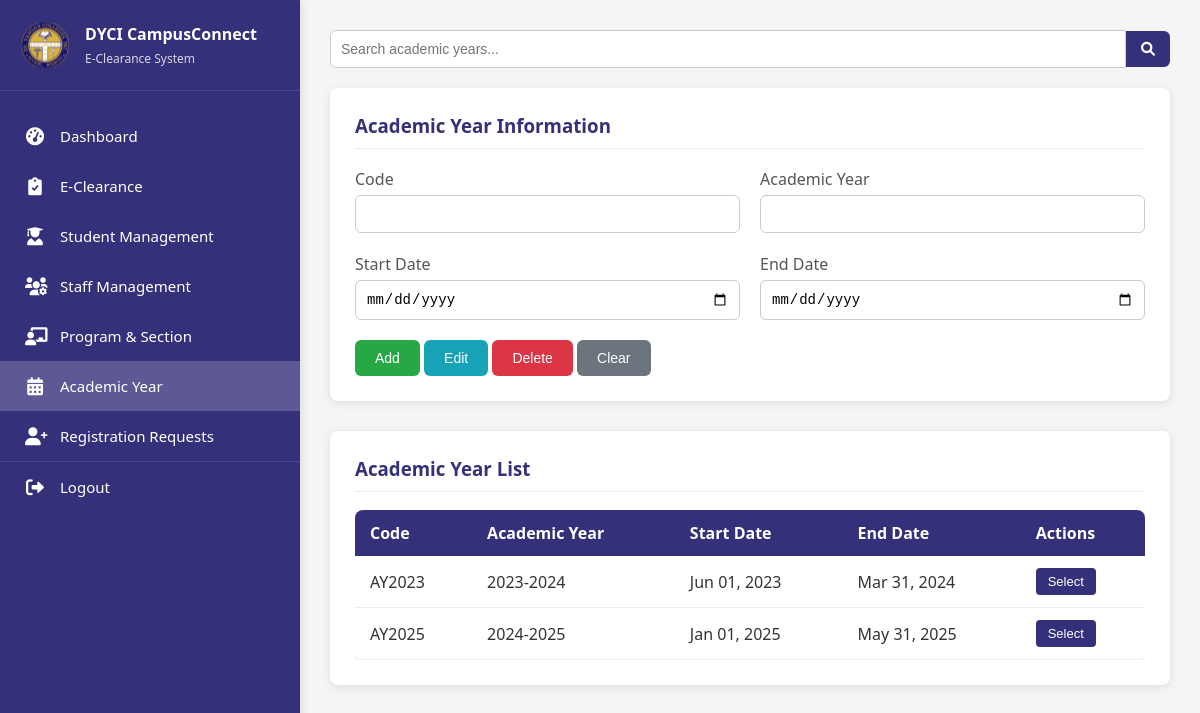
Screenshot of /pages/academicyear.php with the database file from the repository.
### tables this page shows
CREATE TABLE `academicyears` (
  `Code` varchar(50) NOT NULL,
  `AcademicYear` varchar(50) NOT NULL,
  `StartDate` date NOT NULL,
  `EndDate` date NOT NULL
);

### pages/academicyear.php (the view, shortened to what this page needs)
<?php
include '../includes/db_connect.php';
$search_query = "";
if (isset($_POST['search'])) {
    $search_query = $_POST['search_query'];
    $ay_sql = "SELECT * FROM academicyears WHERE
               Code LIKE '%$search_query%' OR
               AcademicYear LIKE '%$search_query%'";
} else {
    $ay_sql = "SELECT * FROM academicyears";
}
$ay_result = $conn->query($ay_sql);
?>
<!DOCTYPE html>
<html lang="en">
<head>
<link rel="stylesheet" href="https://cdnjs.cloudflare.com/ajax/libs/font-awesome/6.0.0/css/all.min.css">
</head>
<body>
<nav class="sidebar">
    <div class="logo-container">
        <img src="../assets/dyci_logo.svg" alt="DYCI Logo" class="logo">
        <div class="logo-text">
            <h2>DYCI CampusConnect</h2>
            <p>E-Clearance System</p>
        </div>
    </div>
    <ul>
        <li><a href="dashboard.php"><i class="fas fa-tachometer-alt icon"></i> Dashboard</a></li>
        <li><a href="eclearance.php"><i class="fas fa-clipboard-check icon"></i> E-Clearance</a></li>
        <li><a href="student_management.php"><i class="fas fa-user-graduate icon"></i> Student Management</a></li>
        <li><a href="staff_management.php"><i class="fas fa-users-cog icon"></i> Staff Management</a></li>
        <li><a href="program_section.php"><i class="fas fa-chalkboard-teacher icon"></i> Program & Section</a></li>
        <li class="active"><a href="academicyear.php"><i class="fas fa-calendar-alt icon"></i> Academic Year</a></li>
        <li><a href="registration_requests.php"><i class="fas fa-user-plus icon"></i> Registration Requests</a></li>
        <li class="logout"><a href="../includes/logout.php"><i class="fas fa-sign-out-alt icon"></i> Logout</a></li>
    </ul>
</nav>
<div class="container">
    <div class="search-container">
        <form method="POST" class="search-form">
            <div class="search-input-group">
                <input type="text" name="search_query" placeholder="Search academic years..."
                       value="<?php echo htmlspecialchars($search_query); ?>">
                <button type="submit" name="search" class="search-button">
                    <i class="fas fa-search"></i>
                </button>
            </div>
        </form>
    </div>
    <div class="panel">
        <h3>Academic Year Information</h3>
        <form method="POST">
            <div class="form-row">
                <div class="form-group">
                    <label>Code</label>
                    <input type="text" id="code" name="code" required>
                </div>
                <div class="form-group">
                    <label>Academic Year</label>
                    <input type="text" id="academic_year" name="academic_year" required>
                </div>
            </div>
            <div class="form-row">
                <div class="form-group">
                    <label>Start Date</label>
                    <input type="date" id="start_date" name="start_date" required>
                </div>
                <div class="form-group">
                    <label>End Date</label>
                    <input type="date" id="end_date" name="end_date" required>
                </div>
            </div>
            <div class="form-buttons">
                <button type="submit" name="add_ay">Add</button>
                <button type="submit" name="edit_ay">Edit</button>
                <button type="submit" name="delete_ay" onclick="return confirm('Are you sure you want to delete this academic year?');">Delete</button>
                <button type="button" onclick="clearForm()">Clear</button>
            </div>
        </form>
    </div>
    <div class="panel">
        <h3>Academic Year List</h3>
        <div class="scrollable-content">
            <table>
                <thead>
                    <tr>
                        <th>Code</th>
                        <th>Academic Year</th>
                        <th>Start Date</th>
                        <th>End Date</th>
                        <th>Actions</th>
                    </tr>
                </thead>
                <tbody>
                    <?php while ($ay = $ay_result->fetch_assoc()) { ?>
                        <tr onclick="selectAY('<?php echo $ay['Code']; ?>', '<?php echo $ay['AcademicYear']; ?>', '<?php echo $ay['StartDate']; ?>', '<?php echo $ay['EndDate']; ?>')">
                            <td><?php echo $ay['Code']; ?></td>
                            <td><?php echo $ay['AcademicYear']; ?></td>
                            <td><?php echo date('M d, Y', strtotime($ay['StartDate'])); ?></td>
                            <td><?php echo date('M d, Y', strtotime($ay['EndDate'])); ?></td>
                            <td><button type="button">Select</button></td>
                        </tr>
                    <?php } ?>
                </tbody>
            </table>
        </div>
    </div>
</div>
</body>
</html>

### pages/academicyear.php (style rules this page uses)
body { font-family: 'Segoe UI', Tahoma, Geneva, Verdana, sans-serif; margin: 0; padding: 0; background-color: #f5f5f5; color: #333; display: flex; min-height: 100vh; }
.sidebar { width: 300px; background-color: #343079; color: white; height: 100vh; position: fixed; padding: 20px 0; box-shadow: 2px 0 10px rgba(0,0,0,0.1); overflow-y: auto; transition: all 0.3s; }
.logo-container { display: flex; align-items: center; padding: 0 20px 20px; border-bottom: 1px solid rgba(255,255,255,0.1); margin-bottom: 20px; }
.logo { width: 50px; height: 50px; margin-right: 15px; }
.logo-text h2 { font-size: 16px; margin: 0 0 5px 0; font-weight: 600; }
.logo-text p { font-size: 12px; margin: 0; opacity: 0.8; }
.sidebar ul { list-style: none; padding: 0; margin: 0; }
.sidebar li a { display: flex; align-items: center; padding: 15px 25px; color: white; text-decoration: none; transition: all 0.3s; font-size: 15px; }
.sidebar li.active a { background-color: rgba(255,255,255,0.2); }
.sidebar li.logout { margin-top: auto; border-top: 1px solid rgba(255,255,255,0.1); }
.sidebar .icon { margin-right: 15px; font-size: 18px; width: 20px; text-align: center; }
.container { flex: 1; margin-left: 300px; padding: 30px; display: flex; flex-direction: column; min-height: 100vh; box-sizing: border-box; overflow-y: auto; }
.panel { background-color: #fff; padding: 25px; border-radius: 8px; box-shadow: 0 2px 10px rgba(0,0,0,0.1); margin-bottom: 30px; }
.panel h3 { margin-top: 0; color: #343079; border-bottom: 1px solid #eee; padding-bottom: 10px; }
.form-row { display: flex; gap: 20px; margin-bottom: 20px; flex-wrap: wrap; }
.form-group { flex: 1; display: flex; flex-direction: column; }
.form-group label { margin-bottom: 5px; font-weight: 500; color: #555; }
.form-group input, .form-group select { padding: 10px; font-size: 14px; border: 1px solid #ccc; border-radius: 6px; transition: 0.3s; }
.form-buttons button { border: none; padding: 10px 20px; border-radius: 6px; font-size: 14px; cursor: pointer; transition: 0.3s; color: white; }
.form-buttons button[name="add_ay"] { background-color: #28a745; }
.form-buttons button[name="edit_ay"] { background-color: #17a2b8; }
.form-buttons button[name="delete_ay"] { background-color: #dc3545; }
.form-buttons button[type="button"] { background-color: #6c757d; }
.search-container { margin-bottom: 20px; }
.search-form { display: flex; justify-content: space-between; align-items: center; }
.search-input-group { display: flex; align-items: center; width: 100%; }
.search-input-group input { flex: 1; padding: 10px; border: 1px solid #ccc; border-radius: 6px 0 0 6px; font-size: 14px; }
.search-button, .clear-search-button { padding: 10px 15px; background-color: #343079; color: white; border: none; font-size: 14px; border-radius: 0 6px 6px 0; cursor: pointer; transition: 0.3s; }
.scrollable-content { overflow-x: auto; }
table { width: 100%; border-collapse: collapse; background: white; box-shadow: 0 2px 10px rgba(0,0,0,0.1); border-radius: 8px; overflow: hidden; }
th, td { padding: 12px 15px; text-align: left; }
thead th { background-color: #343079; color: white; }
tbody tr { border-bottom: 1px solid #eee; cursor: pointer; }
tbody td button { background-color: #343079; color: white; border: none; padding: 6px 12px; border-radius: 4px; cursor: pointer; font-size: 13px; }

### rows the page displays
academicyears: Code "AY2023", AcademicYear "2023-2024", StartDate "Jun 01, 2023", EndDate "Mar 31, 2024"
academicyears: Code "AY2025", AcademicYear "2024-2025", StartDate "Jan 01, 2025", EndDate "May 31, 2025"
